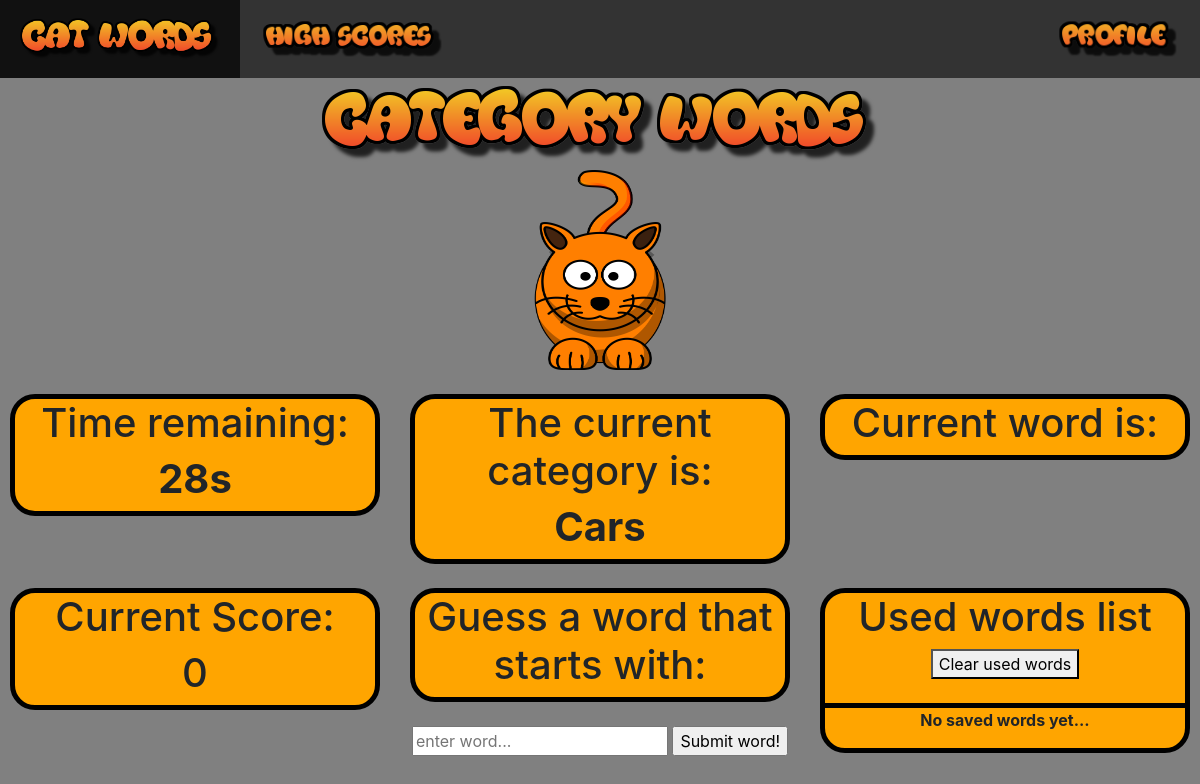
The app's page /game/play/, older data.
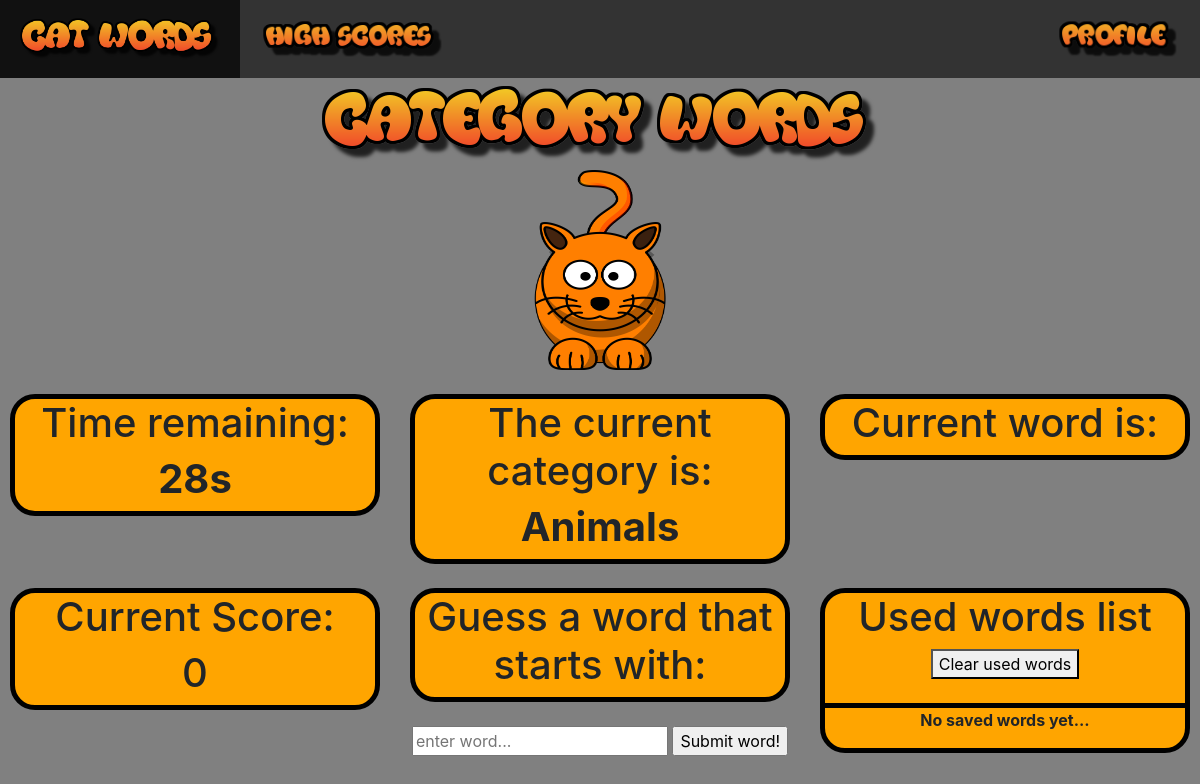
The same page, newer data.
### game/models.py (models this page shows, shortened)
class CurrentCategory(models.Model):
	class Meta:
		verbose_name_plural = "current categories"
	current_category_text = models.CharField(max_length=200)

### game/views.py (the view, shortened to what this page needs)
# urls.py: path('game/', include('game.urls')),
def game(request):
	if request.GET.get('clear_saved_words'):
		current_category = CurrentCategory.objects.get(id=1)
		current_score = calculateScore(0)
		clearAllSavedWords()
		args = {
		'category': current_category.current_category_text,
		'current_score': current_score
		}
		return render(request, 'game/game.html', args)
	else:
		current_category = CurrentCategory.objects.get(id=1)
		return render(request, 'game/game.html', {'category': current_category.current_category_text})

### game/templates/game/game.html (shortened to what this page needs)
{% extends 'base.html' %}
{% block content %}
{% load static %}
<div class="row">
	<div class="col-lg-12">
		<img src="{% static 'game/images/catWords.png' %}">
	</div>
</div>
<div class="row">
	<div class="col-lg-12">
		<img id="catImage2" src="{% static 'game/images/cartoon-cat2.png' %}">
	</div>
</div>
<br>
<div class="row">
	<div class="col-lg-4">
	  <div>
		<div id='countdownContainer'>
		<h1>Time remaining:</h1>
		<h1><strong id="countdownTimer"></strong></h1>
		</div>
	</div>
	</div>
	<div class="col-lg-4">
    	<div id ="categoryTitle">
			<h1>The current category is:</h1>
			<h1><strong>{{category}}</strong></h1>
		</div>
	</div>
	<div class="col-lg-4">
		<div id="currentWord">
			<h1>Current word is: </h1>
		</div>
	</div>
</div>
<br>
<div class="row">
	<div class="col-lg-4">
      <div id="currentScore">
			<h1>Current Score: </h1>
			{% if current_score %}
			<h1><strong>{{ current_score }}</strong></h1>
			{% else %}
			<h1>0</h1>
			{% endif %}
	  </div>
    </div>
    <div class="col-lg-4">
      <div id="guessWord">
			<h1>Guess a word that starts with: </h1>
	  </div>
	  <br>
	  <form action="" id="currentWordForm" method="post">
	  <input name="current_word" placeholder="enter word...">
	  <input type="submit" value="Submit word!">
	  </form>
    </div>
    <div class="col-lg-4">
      <div id="usedWordsList">
		<div id="usedWordsListTitle">
			<h1>Used words list</h1>
			<form action="" method="get">
				<button type="submit" value="Clear saved words" name="clear_saved_words">Clear used words</button>
			</form>
			<br>
		</div>
		{% if saved_words %}
		<ul class="unstyledList">
		{% for word in saved_words %}
		<li><strong>{{word}}</strong></li>
		{% endfor %}
		</ul>
		{% else %}
		<p><strong>No saved words yet...</strong></p>
		{% endif %}
		</div>
    </div>
</div>
{% endblock content %}

### game/templates/base.html (shortened to what this page needs)
{% load static %}
<!DOCTYPE html>
<html>
    <head>
		<link rel="stylesheet" href="https://stackpath.bootstrapcdn.com/bootstrap/4.3.1/css/bootstrap.min.css">
        <link rel="stylesheet" type="text/css" href="{% static 'game/style.css' %}">
    </head>
    <body>
	{% include "game/topnav.html" %}
    {% block content %}
    {% endblock content %}
    </body>
</html>

### game/templates/game/topnav.html
{% load static %}
<ul class="topNav">
  <li class="topNav"><a class="topNav" href="{% url 'game:index' %}"><img id="textLogo" src="{% static 'game/images/catWordsText.png' %}"></a></li>
  <li class="topNav"><a class= "topNav" href="{% url 'game:scores' %}"><img id="textLogo" src="{% static 'game/images/highScoreText.png' %}"></a></li>
  <li class="topNav" style="float:right"><a class="topNav" href="{% url 'game:profile' %}"><img id="textLogo" src="{% static 'game/images/profileText.png' %}"></a></li>
</ul>

### game/static/game/style.css (style rules this page uses)
body { margin: 0; text-align: center; background-color: grey; }
ul.topNav { list-style-type: none; margin: 0; padding: 0; overflow: hidden; background-color: #333; }
li.topNav { float: left; }
li a.topNav { display: block; color: white; text-align: center; padding: 14px 16px; text-decoration: none; }
#currentScore { border: 1px solid black; border-width: thick; border-radius: 25px; background-color: orange; margin-left: 10px; }
#countdownContainer { border: 1px solid black; border-width: thick; border-radius: 25px; background-color: orange; margin-left: 10px; }
#currentWord { border: 1px solid black; border-width: thick; border-radius: 25px; background-color: orange; margin-right: 10px; }
#guessWord { border: 1px solid black; border-width: thick; border-radius: 25px; background-color: orange; }
#categoryTitle { border: 1px solid black; border-width: thick; border-radius: 25px; margin: auto; background-color: orange; }
#usedWordsList { min-height: 75%; border: 1px solid black; border-width: thick; border-radius: 25px; margin-right: 10px; background-color: orange; }
#usedWordsListTitle { border-bottom: 1px solid black; border-width: thick; }
#catImage2 { width: 150px; height: 200px; }
#textLogo { height: 50px; }

Row changes from the older to the newer data that the page shows:
changed CurrentCategory: current_category_text "Cars" → "Animals"
